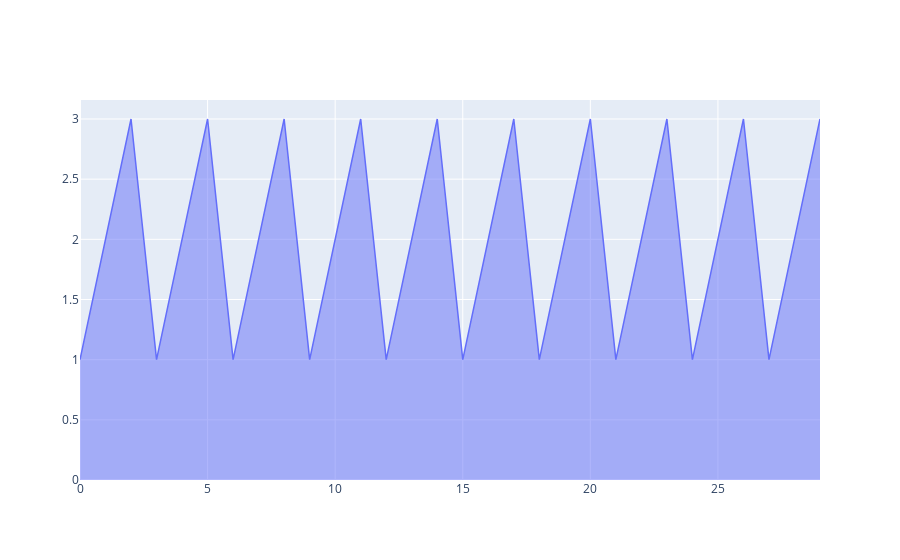

The notebook cell this image was saved under:
### Code cell
fig.clear()
fig.area(df.col1)
fig()

### Figure 1 — Plotly figure (JSON) as saved in the notebook; plotly's stock layout.template omitted (floating-point values rounded to 4 significant figures)
{"data": [{"fill": "tozeroy", "line": {"width": 1.5}, "mode": "lines", "type": "scatter", "x": [0, 1, 2, 3, 4, 5, 6, 7, 8, 9, 10, 11, 12, 13, 14, 15, 16, 17, 18, 19, 20, 21, 22, 23, 24, 25, 26, 27, 28, 29], "y": [1, 2, 3, 1, 2, 3, 1, 2, 3, 1, 2, 3, 1, 2, 3, 1, 2, 3, 1, 2, 3, 1, 2, 3, 1, 2, 3, 1, 2, 3]}], "layout": {}}
